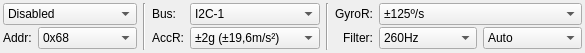
<?xml version="1.0" encoding="UTF-8"?>
<ui version="4.0">
 <class>IMUPanel</class>
 <widget class="QWidget" name="IMUPanel">
  <property name="geometry">
   <rect>
    <x>0</x>
    <y>0</y>
    <width>585</width>
    <height>53</height>
   </rect>
  </property>
  <property name="windowTitle">
   <string>Form</string>
  </property>
  <layout class="QVBoxLayout" name="verticalLayout">
   <property name="leftMargin">
    <number>0</number>
   </property>
   <property name="topMargin">
    <number>0</number>
   </property>
   <property name="rightMargin">
    <number>0</number>
   </property>
   <property name="bottomMargin">
    <number>0</number>
   </property>
   <item>
    <widget class="QFrame" name="imuframe">
     <property name="sizePolicy">
      <sizepolicy hsizetype="Expanding" vsizetype="Fixed">
       <horstretch>0</horstretch>
       <verstretch>0</verstretch>
      </sizepolicy>
     </property>
     <property name="frameShape">
      <enum>QFrame::NoFrame</enum>
     </property>
     <property name="frameShadow">
      <enum>QFrame::Plain</enum>
     </property>
     <property name="lineWidth">
      <number>0</number>
     </property>
     <layout class="QGridLayout" name="gridLayout">
      <property name="leftMargin">
       <number>3</number>
      </property>
      <property name="topMargin">
       <number>2</number>
      </property>
      <property name="rightMargin">
       <number>3</number>
      </property>
      <property name="bottomMargin">
       <number>2</number>
      </property>
      <property name="horizontalSpacing">
       <number>6</number>
      </property>
      <property name="verticalSpacing">
       <number>1</number>
      </property>
      <item row="3" column="1">
       <widget class="QComboBox" name="comboAddress">
        <property name="sizePolicy">
         <sizepolicy hsizetype="Expanding" vsizetype="Fixed">
          <horstretch>0</horstretch>
          <verstretch>0</verstretch>
         </sizepolicy>
        </property>
        <property name="minimumSize">
         <size>
          <width>0</width>
          <height>0</height>
         </size>
        </property>
        <property name="baseSize">
         <size>
          <width>0</width>
          <height>0</height>
         </size>
        </property>
        <item>
         <property name="text">
          <string>0x68</string>
         </property>
        </item>
        <item>
         <property name="text">
          <string>0x69</string>
         </property>
        </item>
        <item>
         <property name="text">
          <string>0x6A</string>
         </property>
        </item>
        <item>
         <property name="text">
          <string>0x6B</string>
         </property>
        </item>
        <item>
         <property name="text">
          <string>CS5</string>
         </property>
        </item>
        <item>
         <property name="text">
          <string>CS33</string>
         </property>
        </item>
       </widget>
      </item>
      <item row="3" column="0">
       <widget class="QLabel" name="label">
        <property name="sizePolicy">
         <sizepolicy hsizetype="Fixed" vsizetype="Preferred">
          <horstretch>0</horstretch>
          <verstretch>0</verstretch>
         </sizepolicy>
        </property>
        <property name="text">
         <string>Addr:</string>
        </property>
       </widget>
      </item>
      <item row="1" column="6">
       <widget class="QLabel" name="label_14">
        <property name="text">
         <string>GyroR:</string>
        </property>
        <property name="alignment">
         <set>Qt::AlignRight|Qt::AlignTrailing|Qt::AlignVCenter</set>
        </property>
       </widget>
      </item>
      <item row="1" column="0" colspan="2">
       <widget class="QComboBox" name="comboType">
        <property name="sizePolicy">
         <sizepolicy hsizetype="Expanding" vsizetype="Fixed">
          <horstretch>0</horstretch>
          <verstretch>0</verstretch>
         </sizepolicy>
        </property>
        <item>
         <property name="text">
          <string>Disabled</string>
         </property>
        </item>
        <item>
         <property name="text">
          <string>MPU6050</string>
         </property>
        </item>
        <item>
         <property name="text">
          <string>LSM6DS3</string>
         </property>
        </item>
       </widget>
      </item>
      <item row="3" column="6">
       <widget class="QLabel" name="label_15">
        <property name="text">
         <string>Filter:</string>
        </property>
        <property name="alignment">
         <set>Qt::AlignRight|Qt::AlignTrailing|Qt::AlignVCenter</set>
        </property>
       </widget>
      </item>
      <item row="3" column="3">
       <widget class="QLabel" name="label_13">
        <property name="sizePolicy">
         <sizepolicy hsizetype="Preferred" vsizetype="Preferred">
          <horstretch>0</horstretch>
          <verstretch>0</verstretch>
         </sizepolicy>
        </property>
        <property name="text">
         <string>AccR:</string>
        </property>
        <property name="alignment">
         <set>Qt::AlignRight|Qt::AlignTrailing|Qt::AlignVCenter</set>
        </property>
       </widget>
      </item>
      <item row="3" column="7">
       <widget class="QComboBox" name="comboFilter">
        <property name="sizePolicy">
         <sizepolicy hsizetype="Expanding" vsizetype="Fixed">
          <horstretch>0</horstretch>
          <verstretch>0</verstretch>
         </sizepolicy>
        </property>
        <item>
         <property name="text">
          <string>260Hz</string>
         </property>
        </item>
        <item>
         <property name="text">
          <string>184Hz</string>
         </property>
        </item>
        <item>
         <property name="text">
          <string>94Hz</string>
         </property>
        </item>
        <item>
         <property name="text">
          <string>44Hz</string>
         </property>
        </item>
        <item>
         <property name="text">
          <string>21Hz</string>
         </property>
        </item>
        <item>
         <property name="text">
          <string>10Hz</string>
         </property>
        </item>
        <item>
         <property name="text">
          <string>6Hz</string>
         </property>
        </item>
       </widget>
      </item>
      <item row="1" column="2" rowspan="4">
       <widget class="Line" name="line_2">
        <property name="orientation">
         <enum>Qt::Vertical</enum>
        </property>
       </widget>
      </item>
      <item row="1" column="5" rowspan="4">
       <widget class="Line" name="line">
        <property name="orientation">
         <enum>Qt::Vertical</enum>
        </property>
       </widget>
      </item>
      <item row="3" column="4">
       <widget class="QComboBox" name="comboAccRange">
        <property name="sizePolicy">
         <sizepolicy hsizetype="Expanding" vsizetype="Fixed">
          <horstretch>0</horstretch>
          <verstretch>0</verstretch>
         </sizepolicy>
        </property>
        <item>
         <property name="text">
          <string>±2g (±19,6m/s²)</string>
         </property>
        </item>
        <item>
         <property name="text">
          <string>±4g (±39,2m/s²)</string>
         </property>
        </item>
        <item>
         <property name="text">
          <string>±8g (±78,4m/s²)</string>
         </property>
        </item>
        <item>
         <property name="text">
          <string>±16g (±156,9m/s²)</string>
         </property>
        </item>
       </widget>
      </item>
      <item row="1" column="7" colspan="2">
       <widget class="QComboBox" name="comboGyroRange">
        <property name="sizePolicy">
         <sizepolicy hsizetype="Expanding" vsizetype="Fixed">
          <horstretch>0</horstretch>
          <verstretch>0</verstretch>
         </sizepolicy>
        </property>
        <item>
         <property name="text">
          <string>±125º/s</string>
         </property>
        </item>
        <item>
         <property name="text">
          <string>±250º/s</string>
         </property>
        </item>
        <item>
         <property name="text">
          <string>±500º/s</string>
         </property>
        </item>
        <item>
         <property name="text">
          <string>±1000º/s</string>
         </property>
        </item>
        <item>
         <property name="text">
          <string>±2000º/s</string>
         </property>
        </item>
       </widget>
      </item>
      <item row="3" column="8">
       <widget class="QComboBox" name="comboFilter2">
        <property name="sizePolicy">
         <sizepolicy hsizetype="Expanding" vsizetype="Fixed">
          <horstretch>0</horstretch>
          <verstretch>0</verstretch>
         </sizepolicy>
        </property>
        <item>
         <property name="text">
          <string>Auto</string>
         </property>
        </item>
        <item>
         <property name="text">
          <string>400Hz</string>
         </property>
        </item>
        <item>
         <property name="text">
          <string>200Hz</string>
         </property>
        </item>
        <item>
         <property name="text">
          <string>100Hz</string>
         </property>
        </item>
        <item>
         <property name="text">
          <string>50Hz</string>
         </property>
        </item>
       </widget>
      </item>
      <item row="1" column="4">
       <widget class="QComboBox" name="comboBus">
        <property name="sizePolicy">
         <sizepolicy hsizetype="Expanding" vsizetype="Fixed">
          <horstretch>0</horstretch>
          <verstretch>0</verstretch>
         </sizepolicy>
        </property>
        <property name="baseSize">
         <size>
          <width>30</width>
          <height>0</height>
         </size>
        </property>
        <item>
         <property name="text">
          <string>I2C-1</string>
         </property>
        </item>
        <item>
         <property name="text">
          <string>I2C-2</string>
         </property>
        </item>
        <item>
         <property name="text">
          <string>VSPI</string>
         </property>
        </item>
       </widget>
      </item>
      <item row="1" column="3">
       <widget class="QLabel" name="label_2">
        <property name="text">
         <string>Bus:</string>
        </property>
       </widget>
      </item>
     </layout>
    </widget>
   </item>
  </layout>
 </widget>
 <tabstops>
  <tabstop>comboType</tabstop>
  <tabstop>comboAddress</tabstop>
  <tabstop>comboBus</tabstop>
  <tabstop>comboAccRange</tabstop>
  <tabstop>comboGyroRange</tabstop>
  <tabstop>comboFilter</tabstop>
  <tabstop>comboFilter2</tabstop>
 </tabstops>
 <resources/>
 <connections/>
</ui>
